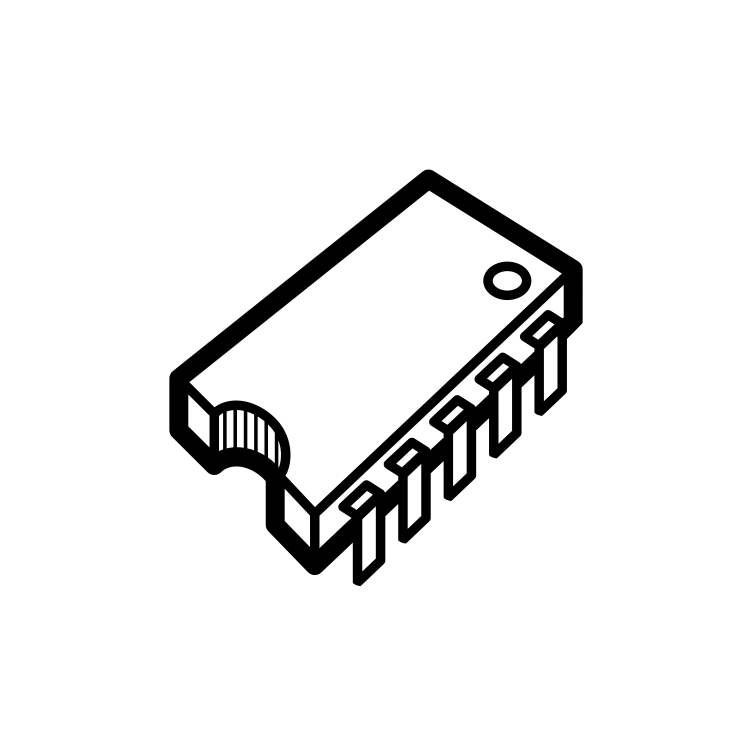
#> input picture lab5/microprocessor.png, 752 x 752 px
$ python foo.py
#> lines starting #> are read from the running program, lines starting #| are printed output that depends on the picture
from PIL import Image

a = Image.open("microprocessor.png")
#> a is the input picture: PIL image 752x752 RGBA; mean R, G, B, A 0, 0, 0, 16.7

b = a.resize((146+100, int(176*2.5)))
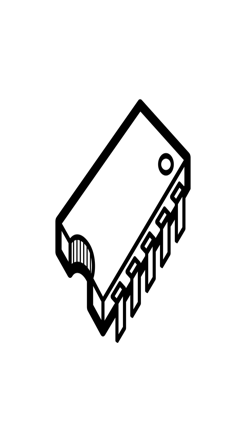
#> b: PIL image 246x440 RGBA; mean R, G, B, A 0, 0, 0, 16.7; transparent parts drawn white
b.save("microprocessor_resized.png")


c = Image.open("background.png")
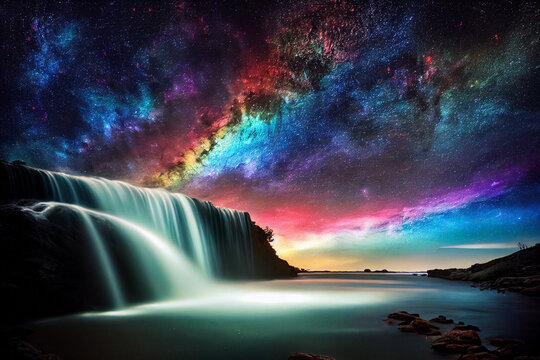
#> input picture lab5/background.png, 540 x 360 px
#> c is the input picture: PIL image 540x360 RGB; mean R, G, B 60.9, 65.5, 78.9

d = c.resize((1081, 659))
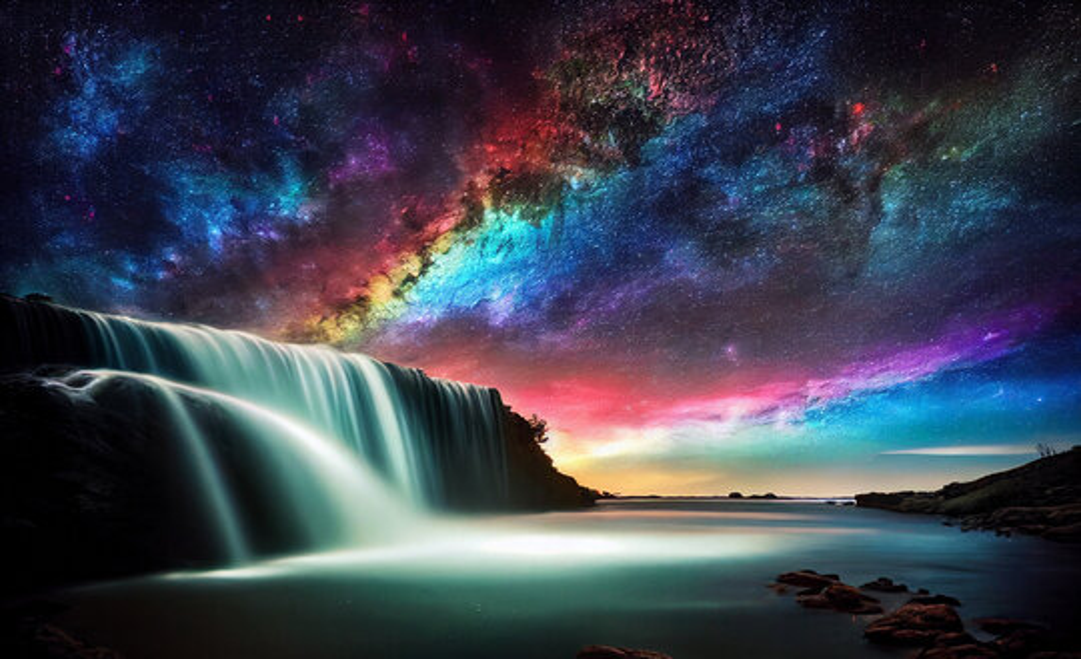
#> d: PIL image 1081x659 RGB; mean R, G, B 60.9, 65.5, 78.9

d.save("background_resized.png")
